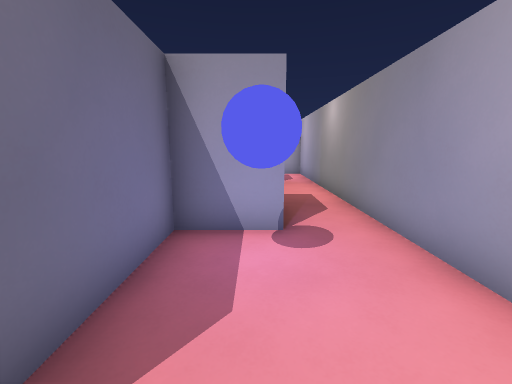
view 1 (above)

12 first-person views from a walk through a level from a Godot 3-D game. The camera is 1.5 m above the floor, tilts 10° down and sees 90° across. The floor is counted in squares, 1 m on a side. Each view is taken from the middle of a square. On the plan, view 1 faces up. The plan holds only what a view shows up to about 13 squares ahead; the rest is blank. Characters and animated objects are left out.

view 2
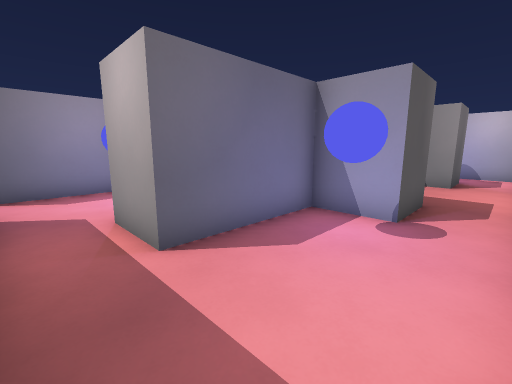

view 3
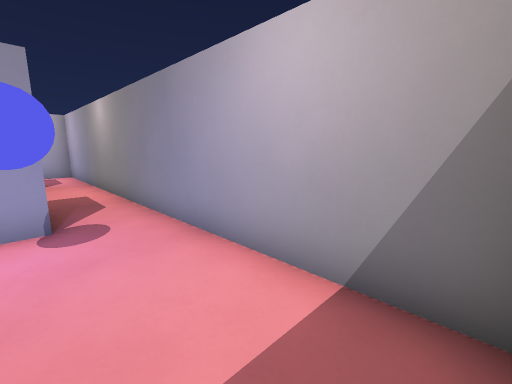

view 4
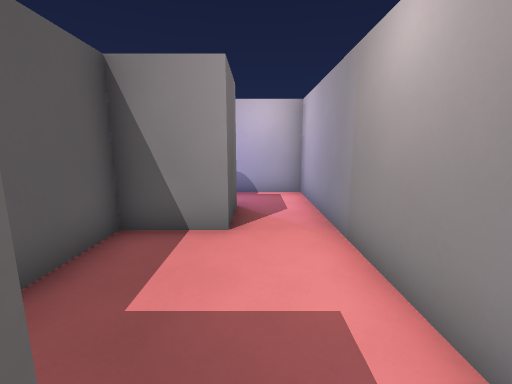

view 5
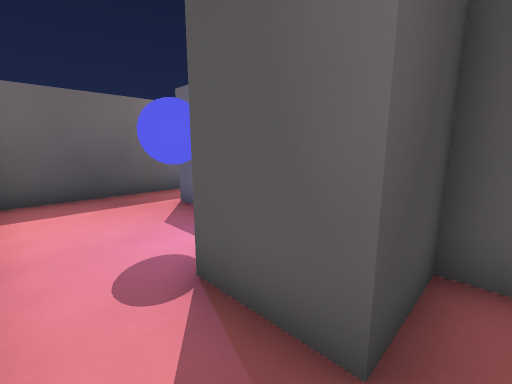

view 6
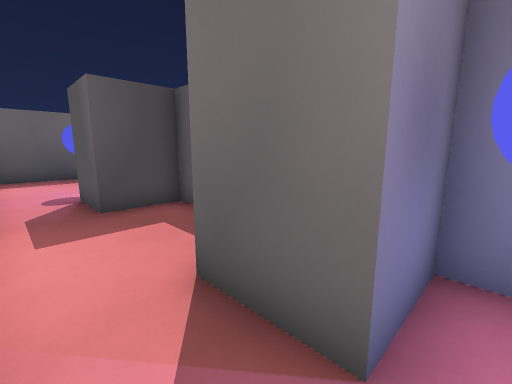

view 7
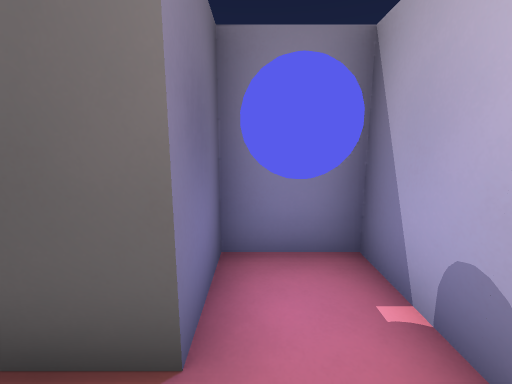

view 8
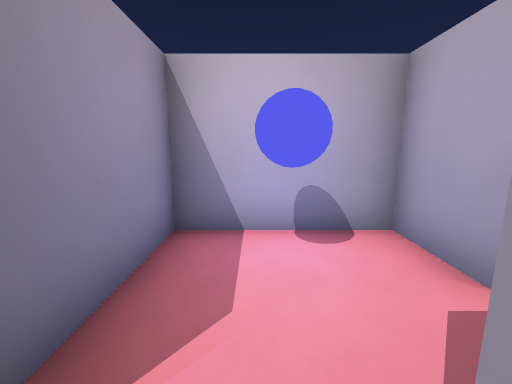

view 9
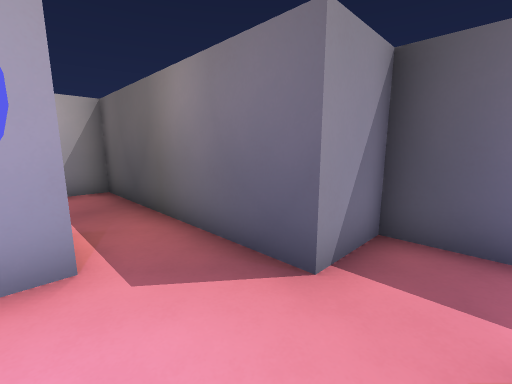

view 10
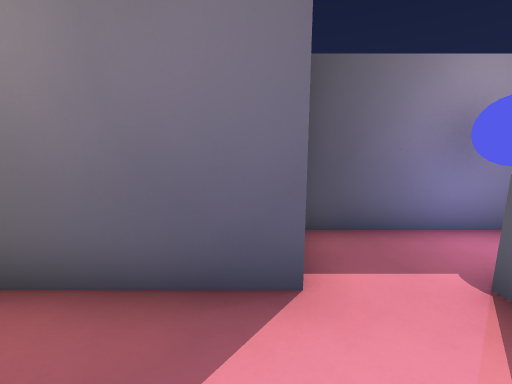

view 11
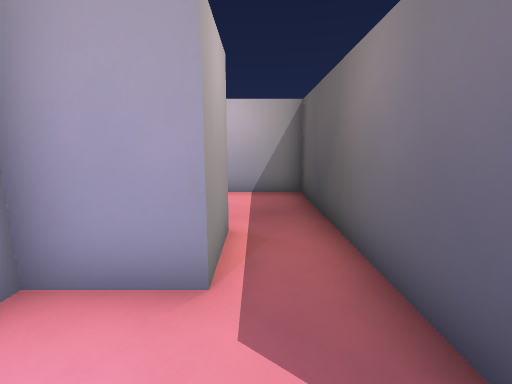

view 12
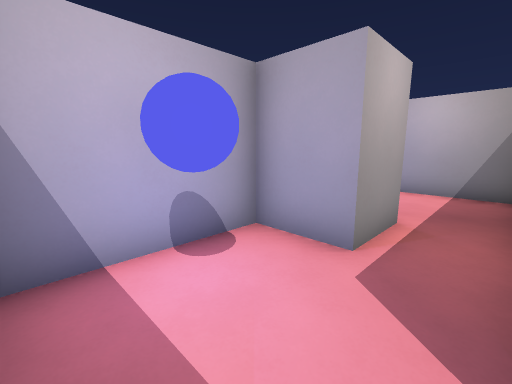

### Floor plan
Ten units are one square. View 1 is at (0, 0); x grows to the right and y downward. Boxes are objects, and circles mark ways between rooms. Rooms are numbered by the first view taken in them; rooms with no view inside come last. Other rooms are left out.
<svg viewBox="-101 -150 131 190">
<path fill="none" stroke="#000" d="M5 -45 -15 -45 -15 -5 -35 -5M-35 15 25 15 25 -45M5 -105 -15 -105 -15 -65 5 -65 5 -45M25 -45 25 -105M25 -105 25 -145 -15 -145 -15 -125 5 -125 5 -105M-35 -5 -35 -25 -75 -25 -75 15M-96 35 -55 35 -55 15 -35 15"/>
<circle cx="15" cy="-55" r="3" fill="#2a7"/>
<circle cx="-25" cy="5" r="3" fill="#2a7"/>
<circle cx="15" cy="-115" r="3" fill="#2a7"/>
<text x="0" y="-10">1</text>
<text x="10" y="-80">2</text>
<text x="10" y="-130">3</text>
<text x="-60" y="0">4</text>
</svg>
Room 1 opens to room 2. Room 1 opens to room 4. Room 2 opens to room 3.

Where each view was taken, in squares from view 1:
view 1: 0 up, 0 right, facing up
view 2: 1 down, 2 right, facing up-left
view 3: 1 down, 0 right, facing up-right
view 4: 6 up, 1 right, facing up
view 5: 7 up, 2 right, facing down-left
view 6: 13 up, 2 right, facing down-left
view 7: 13 up, 2 right, facing left
view 8: 2 down, 6 left, facing up
view 9: 1 up, 7 left, facing down-right
view 10: 1 up, 5 left, facing down
view 11: 0 up, 6 left, facing right
view 12: 1 down, 7 left, facing up-right
